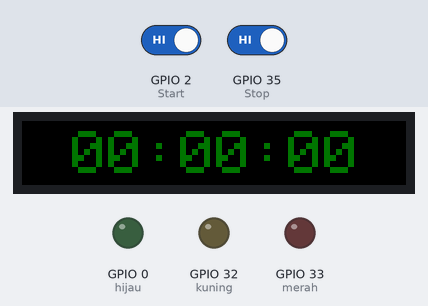
The sketch below on a simulated ESP32. Parts: 192×32 colour display, output pins drawn as LEDs (lit = HIGH). Inputs (shaded band) come from the test bench; at power-on: GPIO 2 (Start) HIGH, GPIO 35 (Stop) HIGH. WiFi joins after 1.5 s; servers stay silent unless stated; uploads are accepted with an empty reply; what the sketch prints to the serial monitor is not drawn.

Above: at 2.7 s.
2.8 s: GPIO 2 (Start) driven LOW and GPIO 35 (Stop) driven LOW
At 4.02 s:
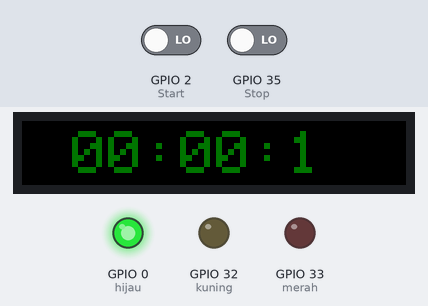
5.8 s: GPIO 2 (Start) driven HIGH
10.2 s: GPIO 35 (Stop) driven HIGH
At 12.6 s:
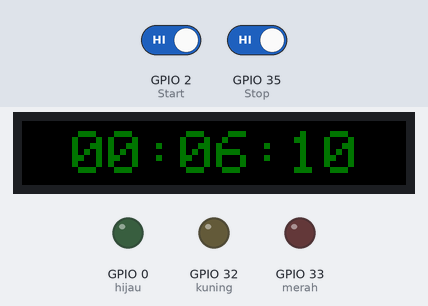
12.9 s: GPIO 2 (Start) driven LOW and GPIO 35 (Stop) driven LOW
At 14.05 s:
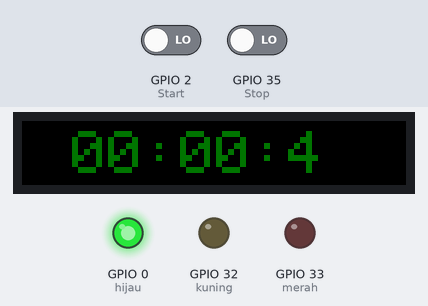
Timing chart, 0 to 15.9 s (numbered marks = the images above; inputs shaded):
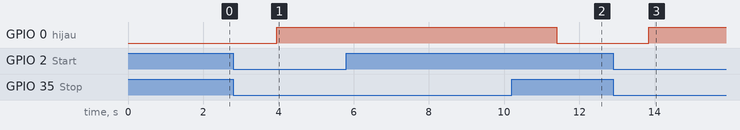

Measured:
- after the input at 2.8 s, GPIO 0 (hijau): LOW → HIGH after 1.2 s; the display: changes after 1.2 s (image 1)
- after the input at 10.2 s, GPIO 0 (hijau): HIGH → LOW after 1.2 s
- after the input at 12.9 s, GPIO 0 (hijau): LOW → HIGH after 0.95 s; the display: first changes after 0.95 s (image 3 shows a later state)

The sketch:

esp32-stopwatch-only.ino
```cpp
// on 3 pcs P5 Panels 64x32 LED matrix
#include <WiFi.h>
#include <HTTPClient.h>
#include <ESP32-HUB75-MatrixPanel-I2S-DMA.h>
#define PANEL_RES_X 64      // Number of pixels wide of each INDIVIDUAL panel module.
#define PANEL_RES_Y 32     // Number of pixels tall of each INDIVIDUAL panel module.
#define PANEL_CHAIN 3      // Total number of panels chained one to another

//MatrixPanel_I2S_DMA dma_display;
MatrixPanel_I2S_DMA *dma_display = nullptr;


// Settingan ESP32 ke Panel P5 (HUB 75)
//#define R1_PIN 25
//#define G1_PIN 26
//#define B1_PIN 27
//#define R2_PIN 14
//#define G2_PIN 12
//#define B2_PIN 13
//#define A_PIN 23
//#define B_PIN 19
//#define C_PIN 5
//#define D_PIN 17
//#define E_PIN -1 // required for 1/32 scan panels, like 64x64px. Any available pin would do, i.e. IO32
//#define LAT_PIN 4
//#define OE_PIN 15
//#define CLK_PIN 16
// ada 3 Pin Ground , Minimal 2 pin HARUS terhubung ke ground kalau tidak LED jadi berbayang
//yaitu GND diantara pin G1 dan G2 (terhubungke GND ESP32 diantara p19 dan P21) satu lagi GND yg ada di sebrang OE ini terhubung ke GND esp32 diantara p12 dan p13.


const char WIFI_SSID[] = "FMS - Sinergi"; //ganti ssid sesuai dengan ssid wifi yg tersedia
const char WIFI_PASSWORD[] = "adminsst"; //gsnti password sesuai password wifi yg tersedia
String HOST_NAME = "http://17.17.17.23"; // ganti IP address sesuai ip address PC yg akan menerima data
String PATH_NAME   = "/JOBDURATION/control.php"; // ini lokasi file php untuk kirim datanya ada  di C:\xampp\htdocs\JOBDURATION\control.php
String queryString , DataDuration;
int Ms = 00; // count hours
int S = 00; // count seconds
int M = 00; // count minutes
String getS;
String getM;
String getMs;
String jam,menit,detik;
int mulai=0;
int berhenti=0;
const int Start =2;
const int Stop =35;
const int hijau =0; //relay1
const int kuning =32; //relay2
const int merah =33; //relay3

void setup() {

  // Module configuration
  HUB75_I2S_CFG mxconfig(
    PANEL_RES_X,   // module width
    PANEL_RES_Y,   // module height
    PANEL_CHAIN    // Chain length
  );

  //mxconfig.gpio.e = 18;
  //mxconfig.clkphase = false;
  //mxconfig.driver = HUB75_I2S_CFG::FM6126A;

  // Display Setup
  Serial.begin(9600);
//awal stting WIFI

  WiFi.begin(WIFI_SSID, WIFI_PASSWORD);
  Serial.println("Connecting");
  while(WiFi.status() != WL_CONNECTED) {
    delay(500);
    Serial.print(".");
  }
  Serial.println("");
  Serial.print("Connected to WiFi network with IP Address: ");
  Serial.println(WiFi.localIP());
//akhir stting WIFI

//awal setting led matrix panel
  dma_display = new MatrixPanel_I2S_DMA(mxconfig);
//  dma_display->addLayer(jamlayer);
//  dma_display->addLayer(timerlayer);
  dma_display->begin();
  dma_display->setBrightness8(90); //0-255
  dma_display->clearScreen();
  dma_display->fillScreen(0);
  dma_display->setTextSize(3);
  dma_display->setCursor(25, 5);    // start at top left, with 8 pixel of spacing
  dma_display->setTextColor(dma_display->color444(0,7,0));
  dma_display->println("00:00:00");
//  delay(1000);
//  dma_display->clearScreen();
//  dma_display->fillScreen(0);
//akhir setting led matrix panel

//awal setup button dan relay
  pinMode(Start, INPUT_PULLUP);
  pinMode(Stop, INPUT_PULLUP);
  pinMode(merah, OUTPUT);
  pinMode(kuning, OUTPUT);
  pinMode(hijau, OUTPUT);
  digitalWrite(hijau,LOW);
  digitalWrite(kuning,LOW);
  digitalWrite(merah,LOW);
//akhir setup button dan relay
}


void loop() {

 if ((digitalRead(Start) == LOW) && (digitalRead(Stop)) == LOW) {
    Serial.println("mulai1");
    mulai=1;
    berhenti=0;
  }

 if ((digitalRead(Stop) == HIGH) && (digitalRead(Start)) == HIGH){
    mulai=0;
    berhenti=1;
    Serial.println("mulai0");
  }
  //cek apakah tombol sudah ditekan ?
if ((mulai == 1) && (berhenti == 0)) {
  Stopwatch();
  }
else if ((mulai == 0) && (berhenti == 1)) {
  SendtoDB();
  delay(1000);
  Ms=00;
  M=00;
  S=00;
  berhenti=0;
  mulai=0;
  digitalWrite(hijau,LOW);
  digitalWrite(kuning,LOW);
  digitalWrite(merah,LOW);
 }
}


void Stopwatch(){
  //------------------------------CHANGE TIME---------------------------------
    //digitalWrite(hijau,HIGH);
    Ms++;
    delay(45);
   dma_display->fillScreen(0);
   dma_display->setTextSize(3);
   dma_display->setCursor(25, 5);   // start at top left, with 8 pixel of spacing
   dma_display->setTextColor(dma_display->color444(0,7,0));
  //Jam;//to refresh
    if (Ms>20) //if miliseconds are up,
    {
      S++; // to addup minute by one
      Ms=0; // reset second section to 0
    }

    if (S>59) //if seconds are up,
    {
      M++; // to addup minute by one
      S=0; // reset second section to 0
    }

    if (M>59) //if minutes are up,
    {
      M=0; //reset minute to 59
    }
    //----------------------------DISPLAY TIME-----------------------------

    //dma_display->setCursor(8,12);
       if (M <=9 ){
      digitalWrite(hijau,HIGH);
      digitalWrite(kuning,LOW);
      digitalWrite(merah,LOW);
      //LAMPU HIJAU
    } else if (M <15 && M>=10){
      digitalWrite(hijau,LOW);
      digitalWrite(kuning,HIGH);
      digitalWrite(merah,LOW);
      //LAMPU HIJAU
    }
     else if (M <59 && M>=15){
      digitalWrite(hijau,LOW);
      digitalWrite(kuning,LOW);
      digitalWrite(merah,HIGH);
      //LAMPU ORANGE
    }

    if (M < 10){
      //dma_display->setCursor(8,12);
      dma_display->print("0"); //Extra space is to ensure colons are in the same spot when theres only 1 digit
      dma_display->print(M);
      getM ="0" + String(M);
    } else {
      //dma_display->setCursor(8,12);
      dma_display->print(M);
      getM =M;
    }

    //dma_display->setCursor(22,12);
    dma_display->print(":");

    if (S < 10){
      //dma_display->setCursor(29,12);
      dma_display->print("0"); //Extra space is to ensure colons are in the same spot when theres only 1 digit
      dma_display->print(S);
      Serial.print("0"); //Extra space is to ensure colons are in the same spot when theres only 1 digit
      Serial.println(S);
      getS ="0" + String(S);
    } else {
      //dma_display->setCursor(29,12);
      dma_display->print(S);
      Serial.println(S);
      getS =S;
    }
    //dma_display->setCursor(43,12);
    dma_display->print(":");
    //dma_display->setCursor(48,12);
    dma_display->print(Ms);
    Serial.println(Ms);
    getMs =Ms;

    DataDuration =getM+":"+getS+":"+getMs;

}

void SendtoDB(){
  HTTPClient http;
  queryString= "?dataDuration=" + DataDuration;
  http.begin(HOST_NAME + PATH_NAME + queryString); //HTTP
  int httpCode = http.GET();
  // httpCode will be negative on error
  if(httpCode > 0) {
    // file found at server
    if(httpCode == HTTP_CODE_OK) {
      String payload = http.getString();
      Serial.println(payload);
    } else {
      // HTTP header has been send and Server response header has been handled
      Serial.printf("[HTTP] GET... code: %d\n", httpCode);
    }
  } else {
    Serial.printf("[HTTP] GET... failed, error: %s\n", http.errorToString(httpCode).c_str());
  }
  http.end();
}
```
